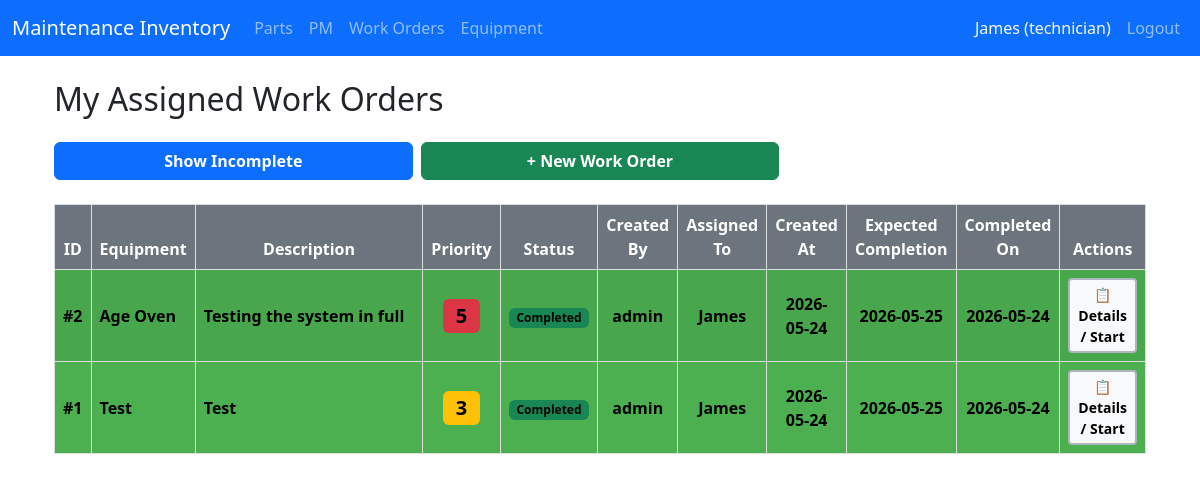
The app's page /workorder/ (signed in) with its own data.
### app/models/user.py (models this page shows, shortened)
class User(UserMixin, db.Model):
    __tablename__ = 'users'
    id = db.Column(db.Integer, primary_key=True)
    username = db.Column(db.String(80), unique=True, nullable=False)
    password_hash = db.Column(db.String(256), nullable=False)
    role = db.Column(db.String(20), default='technician') # 'admin' or 'technician'
    must_change_password = db.Column(db.Boolean, default=True) # Force change on first login
    created_at = db.Column(db.DateTime, default=datetime.utcnow)
    email = db.Column(db.String(120), unique=True, nullable=True) # Optional (nullable=True)

### app/models/workorder.py (models this page shows, shortened)
class WorkOrder(db.Model):
    __tablename__ = 'workorder'
    __table_args__ = {'extend_existing': True}
    id = db.Column(db.Integer, primary_key=True)
    equipment = db.Column(db.String(200), nullable=False)
    description = db.Column(db.Text, nullable=False)
    status = db.Column(db.String(50), default="Open")
    priority = db.Column(db.Integer)
    expected_completion_date = db.Column(db.Date)
    created_by_id = db.Column(db.Integer, db.ForeignKey('users.id'), nullable=False)
    assigned_to_id = db.Column(db.Integer, db.ForeignKey('users.id'), nullable=True)
    completed_by_id = db.Column(db.Integer, db.ForeignKey('users.id'), nullable=True)
    completed_at = db.Column(db.DateTime, nullable=True)
    completion_notes = db.Column(db.Text, nullable=True)
    parts_used = db.Column(db.JSON, nullable=True)
    created_at = db.Column(db.DateTime, default=datetime.utcnow)
    assigned_at = db.Column(db.DateTime, nullable=True)
    created_by = db.relationship('User', foreign_keys=[created_by_id], backref='created_workorders')
    assigned_to = db.relationship('User', foreign_keys=[assigned_to_id], backref='assigned_workorders')
    completed_by = db.relationship('User', foreign_keys=[completed_by_id], backref='completed_workorders')

### app/routes/workorder.py (the view)
@bp.route('/')
@login_required
def index():
    if current_user.role == 'admin':
        workorders = WorkOrder.query.order_by(
            WorkOrder.status == 'Completed',      # Completed at bottom
            (WorkOrder.expected_completion_date < datetime.now().date()).desc(),  # Overdue at top
            WorkOrder.priority.desc(),            # Highest priority first
            WorkOrder.created_at.desc()
        ).all()
        technicians = User.query.filter_by(role='technician').all()
    else:
        workorders = WorkOrder.query.filter_by(assigned_to_id=current_user.id)\
                        .order_by(
                            WorkOrder.status == 'Completed',
                            (WorkOrder.expected_completion_date < datetime.now().date()).desc(),
                            WorkOrder.priority.desc(),
                            WorkOrder.created_at.desc()
                        ).all()
        technicians = []
    today = datetime.now().date()
    return render_template('workorder/list.html',
                         workorders=workorders,
                         technicians=technicians,
                         today=today)

### app/templates/workorder/list.html (shortened to what this page needs)
{% extends "base.html" %}
{% block content %}
<div class="container mt-4">
    <div class="d-flex justify-content-between align-items-center mb-3">
        <h2>
            {% if current_user.role == 'admin' %}
                All Work Orders
            {% else %}
                My Assigned Work Orders
            {% endif %}
        </h2>
    </div>
    <div class="mb-4">
        <div class="row g-2">
            <div class="col-6 col-md-4">
                <button onclick="toggleIncomplete()" class="btn btn-primary w-100 fw-bold" id="incomplete-btn">
                    Show Incomplete
                </button>
            </div>
            <div class="col-6 col-md-4">
                <a href="{{ url_for('workorder.new') }}" class="btn btn-success w-100 fw-bold">
                    + New Work Order
                </a>
            </div>
        </div>
    </div>
    <table class="table table-striped table-hover align-middle d-none d-md-table" id="workorder-table">
        <thead style="background-color: #495057 !important;">
            <tr>
                <th class="text-center sortable">ID</th>
                <th class="text-center sortable">Equipment</th>
                <th class="text-center sortable" style="width: 325px;">Description</th>
                <th class="text-center sortable">Priority</th>
                <th class="text-center sortable">Status</th>
                <th class="text-center sortable">Created By</th>
                <th class="text-center sortable">Assigned To</th>
                <th class="text-center sortable">Created At</th>
                <th class="text-center sortable">Expected Completion</th>
                <th class="text-center sortable">Completed On</th>
                <th class="text-center">Actions</th>
            </tr>
        </thead>
        <tbody>
        {% for wo in workorders %}
            <tr class="{% if wo.status == 'Completed' %}table-success-dark{% elif wo.expected_completion_date and wo.expected_completion_date < today %}table-danger-dark{% endif %}">
                <td class="text-center"><strong>#{{ wo.id }}</strong></td>
                <td>{{ wo.equipment }}</td>
                <td style="max-width: 325px; white-space: normal; word-wrap: break-word;">
                    {{ wo.description[:150] }}{% if wo.description|length > 150 %}...{% endif %}
                </td>
                <td class="text-center">
                    {% if wo.priority %}
                        <span class="badge fs-5 fw-bold
                            {% if wo.priority >= 4 %}bg-danger
                            {% elif wo.priority == 3 %}bg-warning
                            {% elif wo.priority == 2 %}bg-warning
                            {% else %}bg-secondary{% endif %}">
                            {{ wo.priority }}
                        </span>
                    {% else %}
                        <span class="text-muted">-</span>
                    {% endif %}
                </td>
                <td class="text-center">
                    <span class="badge bg-{{ 'success' if wo.status == 'Completed' else 'warning' if wo.status == 'Assigned' else 'primary' }}">
                        {{ wo.status }}
                    </span>
                </td>
                <td class="text-center">{{ wo.created_by.username if wo.created_by else 'N/A' }}</td>
                <td class="text-center">
                    {% if wo.assigned_to %}
                        <strong class="assigned-user">{{ wo.assigned_to.username }}</strong>
                    {% else %}
                        <span class="text-muted">Unassigned</span>
                    {% endif %}
                </td>
                <td class="text-center">{{ wo.created_at.strftime('%Y-%m-%d') if wo.created_at else 'N/A' }}</td>
                <td class="text-center">
                    {% if wo.expected_completion_date %}
                        <strong>{{ wo.expected_completion_date.strftime('%Y-%m-%d') }}</strong>
                    {% else %}
                        <span class="text-muted">-</span>
                    {% endif %}
                </td>
                <td class="text-center">
                    {% if wo.completed_at %}
                        <strong class="completed-date">{{ wo.completed_at.strftime('%Y-%m-%d') }}</strong>
                    {% else %}
                        <span class="text-muted">-</span>
                    {% endif %}
                </td>
                <td class="text-center">
					{% if current_user.role == 'technician' %}
						<a href="{{ url_for('workorder.details', wo_id=wo.id) }}" class="btn btn-sm btn-outline-info">📋 Details / Start</a>
					{% else %}
						<a href="{{ url_for('workorder.details', wo_id=wo.id) }}" class="btn btn-sm btn-outline-info">👁️ Details</a>
					{% endif %}
				</td>
            </tr>
        {% else %}
            <tr>
                <td colspan="11" class="text-center py-4">
                    No work orders found.
                </td>
            </tr>
        {% endfor %}
        </tbody>
    </table>
</div>
{% endblock %}

### app/templates/base.html (shortened to what this page needs)
<!DOCTYPE html>
<html lang="en">
<head>
    <link href="https://cdn.jsdelivr.net/npm/bootstrap@5.3.3/dist/css/bootstrap.min.css" rel="stylesheet">
</head>
<body>
<nav class="navbar navbar-expand-lg navbar-dark bg-primary sticky-top">
    <div class="container-fluid">
        <a class="navbar-brand" href="{{ url_for('dashboard.index') }}">Maintenance Inventory</a>
        <div class="collapse navbar-collapse" id="navbarNav">
            <ul class="navbar-nav me-auto">
                <li class="nav-item">
                    <a class="nav-link" href="{{ url_for('parts.index') }}">Parts</a>
                </li>
                <li class="nav-item">
                    <a class="nav-link" href="{{ url_for('pm.index') }}">PM</a>
                </li>
                <li class="nav-item">
                    <a class="nav-link" href="{{ url_for('workorder.index') }}">Work Orders</a>
                </li>
                <li class="nav-item">
                    <a class="nav-link" href="{{ url_for('equipment.index') }}">Equipment</a>
                </li>
            </ul>
            <ul class="navbar-nav ms-auto">
                <li class="nav-item">
                    <span class="nav-link text-light">
                        {{ current_user.username }} ({{ current_user.role }})
                    </span>
                </li>
                <li class="nav-item">
                    <a class="nav-link" href="{{ url_for('auth.logout') }}">Logout</a>
                </li>
            </ul>
        </div>
    </div>
</nav>
    <div class="container mt-4">
        {% block content %}{% endblock %}
    </div>
</body>
</html>

### app/templates/base.html (style rules this page uses)
table { width: 100%; border-collapse: collapse; margin-top: 10px; }
th, td { border: 1px solid #ddd; padding: 8px; text-align: left; }
th { background-color: #f2f2f2; cursor: pointer; }

### app/templates/workorder/list.html (style rules this page uses)
.table thead th { background-color: #6c757d !important; color: #fff !important; font-weight: 700; }
.table-success-dark td { background-color: #4caf50 !important; color: #fff !important; font-weight: 500; }
.table tbody td, .table tbody td * { color: #000 !important; font-weight: 600; }
.btn-outline-info, .btn-outline-dark, .btn-danger, .btn-warning { background-color: #f8f9fa !important; border-color: #adb5bd; color: #495057; border-width: 2px; }
.assigned-user { color: #000 !important; font-weight: 600; }
.completed-date { color: #000 !important; font-weight: 600; }
td:nth-child(3), th:nth-child(3) { max-width: 325px; width: 325px; white-space: normal !important; word-wrap: break-word; overflow-wrap: break-word; }

### records on screen
User: username "James", role "technician"
WorkOrder: id "2", equipment "Age Oven", description "Testing the system in full", priority "5", status "Completed", created_by "admin", assigned_to.username "James", created_at "2026-05-24", expected_completion_date "2026-05-25", completed_at "2026-05-24"
WorkOrder: id "1", equipment "Test", description "Test", priority "3", status "Completed", created_by "admin", assigned_to.username "James", created_at "2026-05-24", expected_completion_date "2026-05-25", completed_at "2026-05-24"
